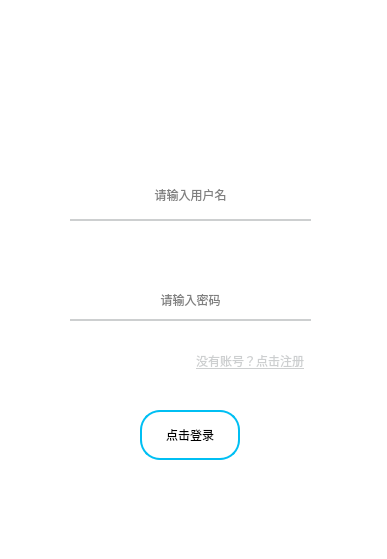
<?xml version="1.0" encoding="UTF-8"?>
<ui version="4.0">
 <class>Login</class>
 <widget class="QDialog" name="Login">
  <property name="geometry">
   <rect>
    <x>0</x>
    <y>0</y>
    <width>387</width>
    <height>559</height>
   </rect>
  </property>
  <property name="minimumSize">
   <size>
    <width>387</width>
    <height>559</height>
   </size>
  </property>
  <property name="maximumSize">
   <size>
    <width>387</width>
    <height>559</height>
   </size>
  </property>
  <property name="windowTitle">
   <string>Dialog</string>
  </property>
  <property name="styleSheet">
   <string notr="true">background-color: rgb(255, 255, 255);</string>
  </property>
  <widget class="QWidget" name="widget" native="true">
   <property name="geometry">
    <rect>
     <x>90</x>
     <y>70</y>
     <width>491</width>
     <height>51</height>
    </rect>
   </property>
   <property name="styleSheet">
    <string notr="true">background-image: url(:/mainwindowpic/loginpage.png);</string>
   </property>
  </widget>
  <widget class="QPushButton" name="loginBtn">
   <property name="geometry">
    <rect>
     <x>140</x>
     <y>410</y>
     <width>100</width>
     <height>50</height>
    </rect>
   </property>
   <property name="styleSheet">
    <string notr="true">font: 12pt &quot;Agency FB&quot; Bold;
padding:11px;
border-radius:20px;
background:transparent;
border: 2px solid rgb(0,191,243);
padding: 0 8px;
selection-background-color: darkgray;
   </string>
   </property>
   <property name="text">
    <string>点击登录</string>
   </property>
  </widget>
  <widget class="QPushButton" name="registerBtn">
   <property name="geometry">
    <rect>
     <x>150</x>
     <y>340</y>
     <width>200</width>
     <height>41</height>
    </rect>
   </property>
   <property name="styleSheet">
    <string notr="true">border-style:none;
text-decoration: underline;
font: 8pt &quot;Agency FB&quot;;
padding:11px;
color: rgb(205,207,208);
background:transparent;</string>
   </property>
   <property name="text">
    <string>没有账号？点击注册</string>
   </property>
  </widget>
  <widget class="QLineEdit" name="passWdEdit">
   <property name="geometry">
    <rect>
     <x>70</x>
     <y>280</y>
     <width>241</width>
     <height>41</height>
    </rect>
   </property>
   <property name="styleSheet">
    <string notr="true">background:transparent;
border-color:rgb(205,207,208);
border-style:solid;
border-bottom-width:2px;
font: 200 10pt &quot;微软雅黑&quot;;</string>
   </property>
   <property name="text">
    <string/>
   </property>
   <property name="echoMode">
    <enum>QLineEdit::Password</enum>
   </property>
   <property name="alignment">
    <set>Qt::AlignCenter</set>
   </property>
   <property name="placeholderText">
    <string>请输入密码</string>
   </property>
  </widget>
  <widget class="QLineEdit" name="userNameEdit">
   <property name="geometry">
    <rect>
     <x>70</x>
     <y>170</y>
     <width>241</width>
     <height>51</height>
    </rect>
   </property>
   <property name="styleSheet">
    <string notr="true">background:transparent;
border-color:rgb(205,207,208);
border-style:solid;
border-bottom-width:2px;
font: 200 10pt &quot;微软雅黑&quot;;</string>
   </property>
   <property name="text">
    <string/>
   </property>
   <property name="alignment">
    <set>Qt::AlignCenter</set>
   </property>
   <property name="placeholderText">
    <string>请输入用户名</string>
   </property>
  </widget>
 </widget>
 <resources/>
 <connections/>
</ui>
